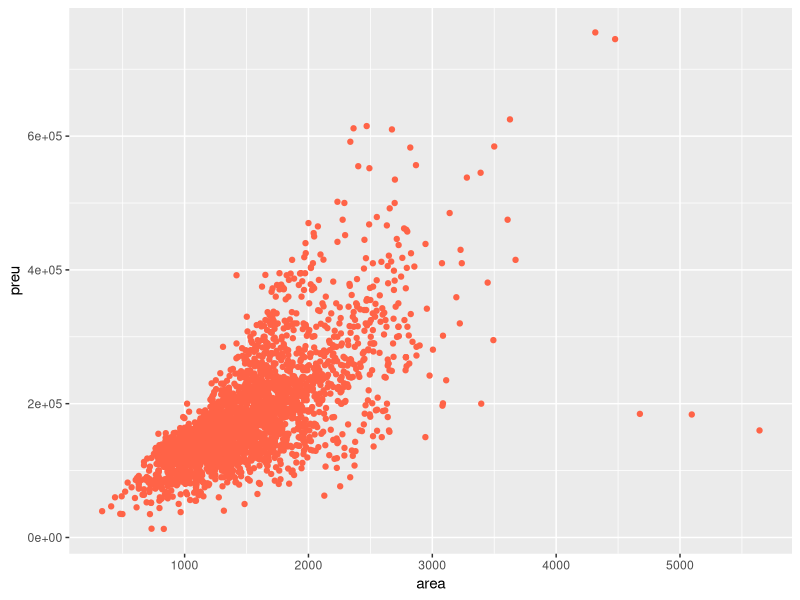
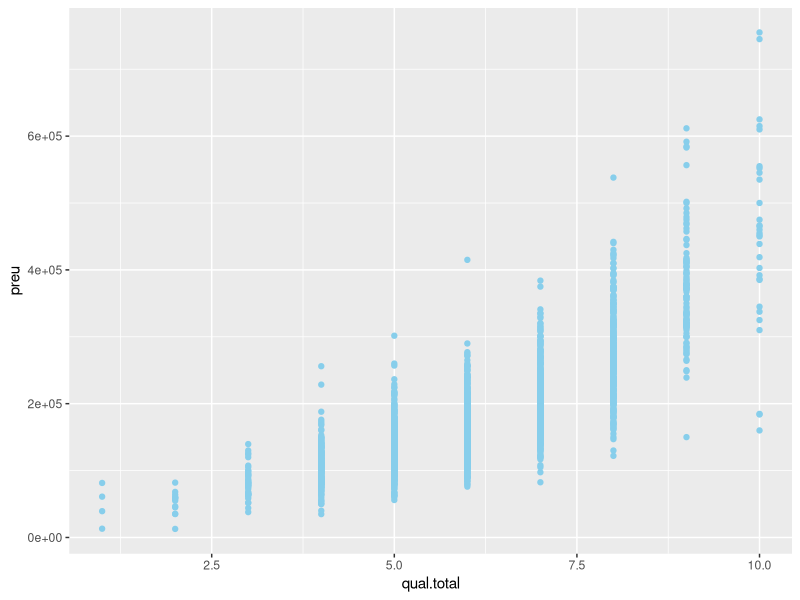
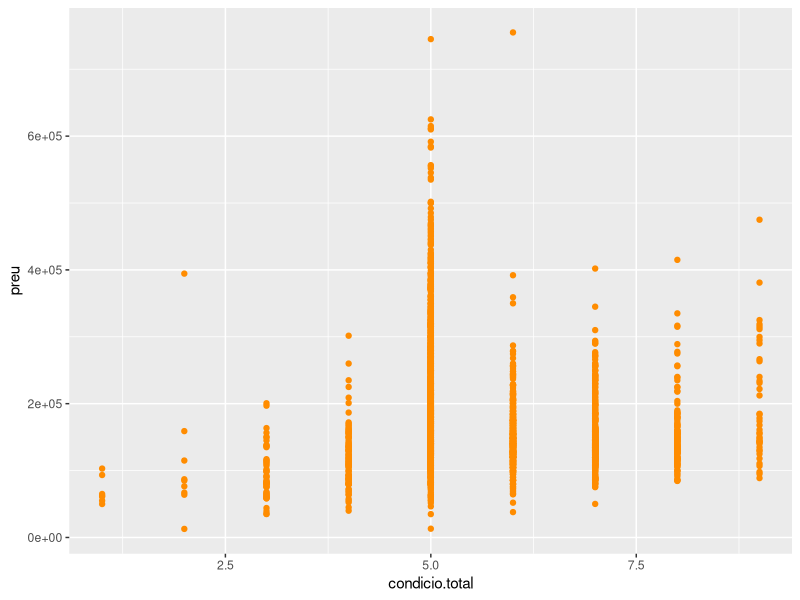
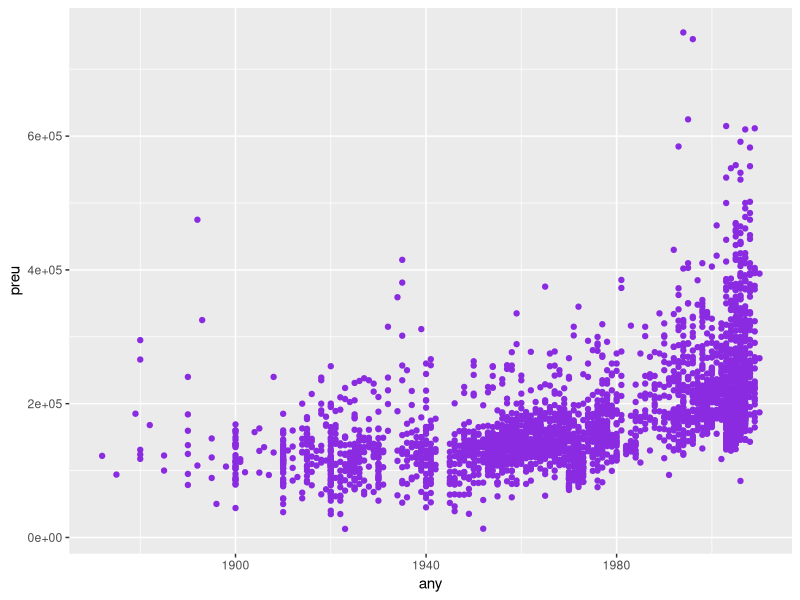
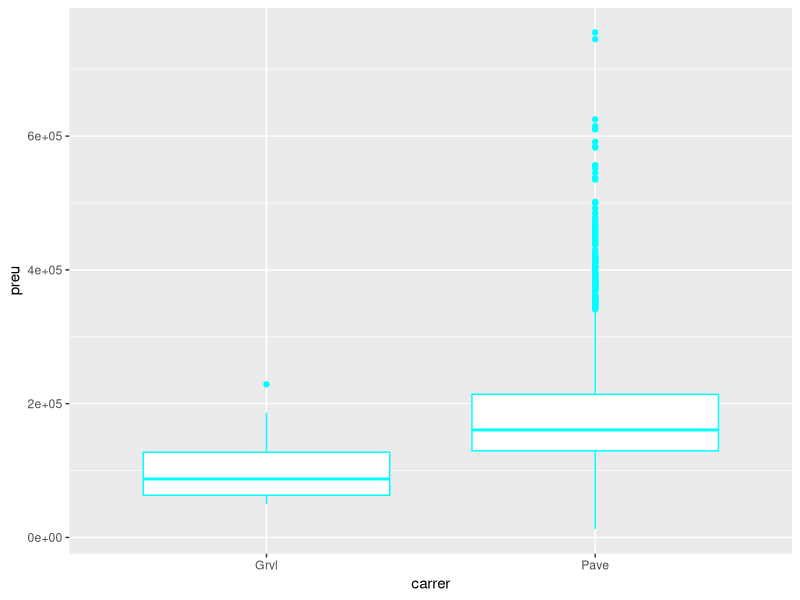
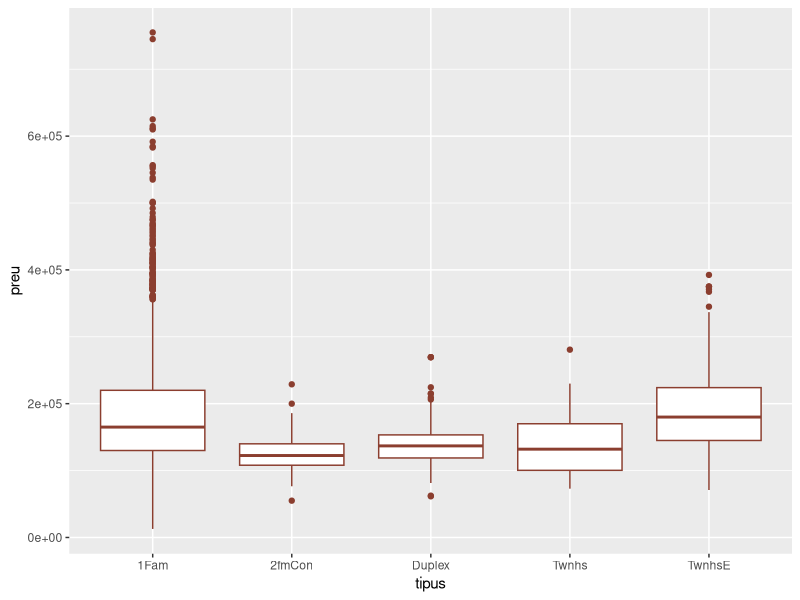
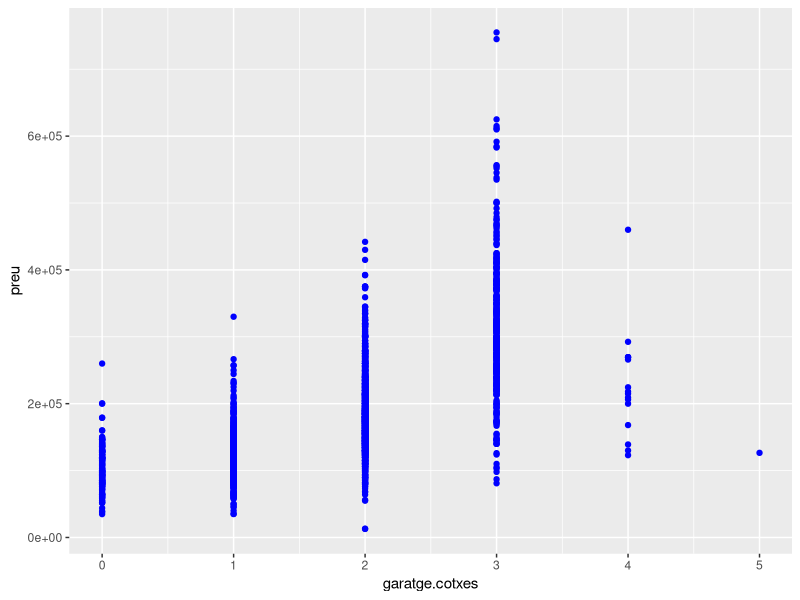
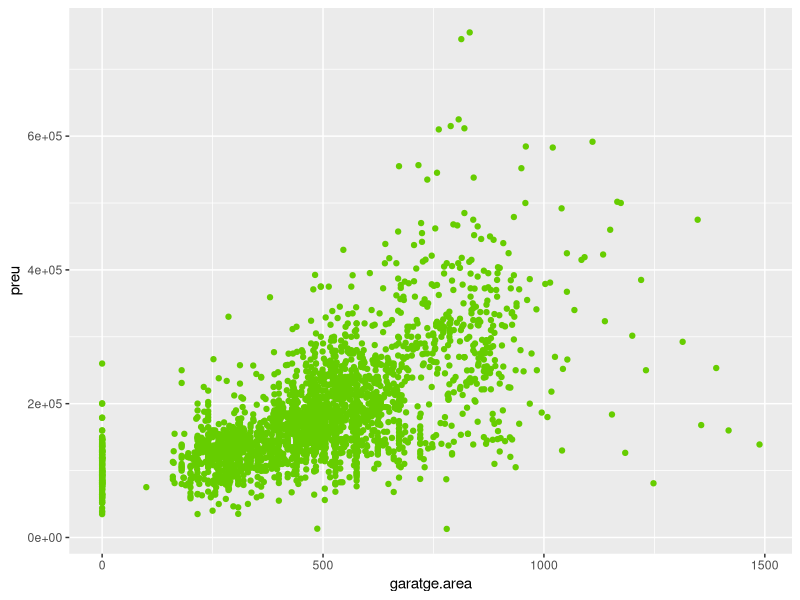

Source code (R) for these figures, in order: (Note: this script raises an error after producing the figures.)
## ---- chunk 1
cases_train <- read.csv("cases_train.csv")
cases_train$X <- NULL
library(knitr)
kable(head(cases_train))
## ---- chunk 2
library(ggplot2)
ggplot(data = cases_train) +
  geom_point(aes(x = area, y = preu), color = "tomato")
## ---- chunk 3
ggplot(data = cases_train) +
  geom_point(aes(x = qual.total, y = preu), color = "skyblue")
## ---- chunk 4
ggplot(data = cases_train) +
  geom_point(aes(x = condicio.total, y = preu), color = "darkorange")
## ---- chunk 5
ggplot(data = cases_train) +
  geom_point(aes(x = any, y = preu), color = "blueviolet")
## ---- chunk 6
ggplot(data = cases_train) +
  geom_boxplot(aes(x = carrer, y = preu), color = "cyan")
## ---- chunk 7
ggplot(data = cases_train) +
  geom_boxplot(aes(x = tipus, y = preu), color = "coral4")
## ---- chunk 8
ggplot(data = cases_train) +
  geom_point(aes(x = garatge.cotxes, y = preu), color = "blue")
## ---- chunk 9
ggplot(data = cases_train) +
  geom_point(aes(x = garatge.area, y = preu), color = "chartreuse3")
## ---- chunk 10
ggplot(data = cases_train) +
  geom_boxplot(aes(x = aire, y = preu), color = "deepskyblue3")
## ---- chunk 11
model.lineal <- lm(preu ~ area + qual.total + condicio.total + any + tipus + 
           garatge.area + aire, data = cases_train)
summary(model.lineal)
## ---- chunk 12
cases_test <- read.csv("cases_test.csv")
cases_test$X <- NULL
kable(head(cases_test))
## ---- chunk 13
preds <- predict(model.lineal, newdata = cases_test)
comparison <- data.frame(Real = cases_test$preu, Predit = preds,
                         Difer = abs(cases_test$preu - preds))
kable(head(comparison, 8))
## ---- chunk 14
penguins_train <- read.csv("penguins_train.csv")
penguins_train$X <- NULL
# convertim en factors les variables categòriques
penguins_train$sex <- factor(penguins_train$sex)
kable(head(penguins_train))
## ---- chunk 15
ggplot(penguins_train) +
  geom_boxplot(aes(x=species, y=bill_length_mm), color = "tomato")
## ---- chunk 16
ggplot(penguins_train)+
  geom_boxplot(aes(x=species, body_mass_g), color = "blue")
## ---- chunk 17
ggplot(penguins_train)+
  geom_boxplot(aes(x=species, y=bill_depth_mm), color = "chartreuse3")
## ---- chunk 18
ggplot(penguins_train)+
  geom_boxplot(aes(x=species, y=flipper_length_mm), color = "cyan3")
## ---- chunk 19
ggplot(penguins_train)+
  geom_point(aes(x=bill_length_mm, y=bill_depth_mm, color=species))
## ---- chunk 20
with(penguins_train, kable(table(species, island)))
## ---- chunk 21
library(nnet)
model.lingen <- step(multinom(species ~ . , data = penguins_train, 
                              trace = FALSE), trace = 0)
summary(model.lingen)
## ---- chunk 22
penguins_test <- read.csv("penguins_test.csv")
penguins_test$year <- NULL
penguins_test$sex <- factor(penguins_test$sex)
kable(head(penguins_test))
## ---- chunk 23
library(caret)
preds_train <- predict(model.lingen, newdata = penguins_test)
a <- confusionMatrix(preds_train, factor(penguins_test$species))
kable(a$table)
